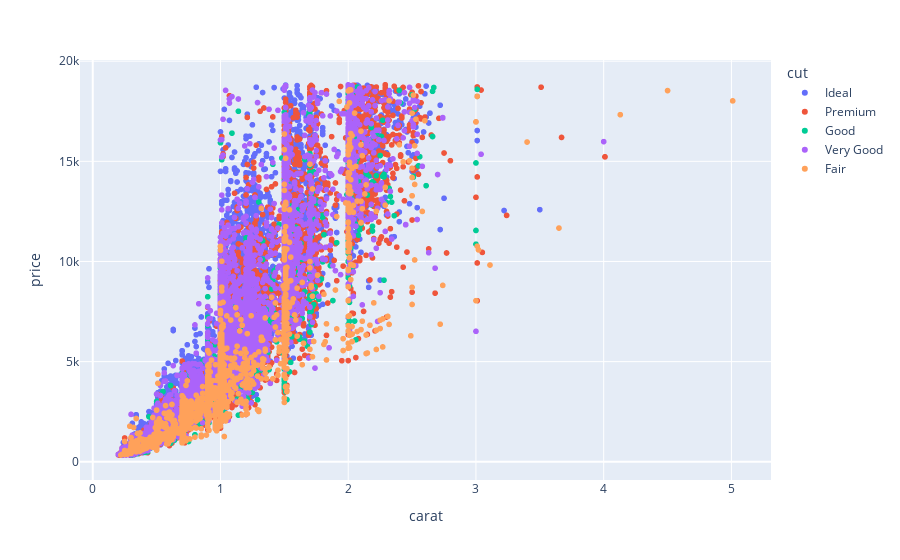

The cell this chart's notebook holds for it:
### Markdown cell above
### Vi börjar nu alanysera diamanter baserat på pris, karat och slipningkvalitet.

### Code cell
fig = px.scatter(df, x='carat', y='price', color='cut', hover_data=['color', 'clarity'])
fig.show()

### Figure 1 — Plotly figure (JSON) as saved in the notebook; plotly's stock layout.template omitted (floating-point values rounded to 4 significant figures; data arrays with more than 128 entries replaced by an {"elided": "..."} marker saying what was removed)
{"data": [{"customdata": {"elided": "21548x2 str values"}, "hovertemplate": "cut=Ideal<br>carat=%{x}<br>price=%{y}<br>color=%{customdata[0]}<br>clarity=%{customdata[1]}<extra></extra>", "legendgroup": "Ideal", "marker": {"color": "#636efa", "symbol": "circle"}, "mode": "markers", "name": "Ideal", "showlegend": true, "type": "scattergl", "x": {"elided": "21548 float values"}, "xaxis": "x", "y": {"elided": "21548 int values"}, "yaxis": "y"}, {"customdata": {"elided": "13780x2 str values"}, "hovertemplate": "cut=Premium<br>carat=%{x}<br>price=%{y}<br>color=%{customdata[0]}<br>clarity=%{customdata[1]}<extra></extra>", "legendgroup": "Premium", "marker": {"color": "#EF553B", "symbol": "circle"}, "mode": "markers", "name": "Premium", "showlegend": true, "type": "scattergl", "x": {"elided": "13780 float values"}, "xaxis": "x", "y": {"elided": "13780 int values"}, "yaxis": "y"}, {"customdata": {"elided": "4902x2 str values"}, "hovertemplate": "cut=Good<br>carat=%{x}<br>price=%{y}<br>color=%{customdata[0]}<br>clarity=%{customdata[1]}<extra></extra>", "legendgroup": "Good", "marker": {"color": "#00cc96", "symbol": "circle"}, "mode": "markers", "name": "Good", "showlegend": true, "type": "scattergl", "x": {"elided": "4902 float values"}, "xaxis": "x", "y": {"elided": "4902 int values"}, "yaxis": "y"}, {"customdata": {"elided": "12081x2 str values"}, "hovertemplate": "cut=Very Good<br>carat=%{x}<br>price=%{y}<br>color=%{customdata[0]}<br>clarity=%{customdata[1]}<extra></extra>", "legendgroup": "Very Good", "marker": {"color": "#ab63fa", "symbol": "circle"}, "mode": "markers", "name": "Very Good", "showlegend": true, "type": "scattergl", "x": {"elided": "12081 float values"}, "xaxis": "x", "y": {"elided": "12081 int values"}, "yaxis": "y"}, {"customdata": {"elided": "1609x2 str values"}, "hovertemplate": "cut=Fair<br>carat=%{x}<br>price=%{y}<br>color=%{customdata[0]}<br>clarity=%{customdata[1]}<extra></extra>", "legendgroup": "Fair", "marker": {"color": "#FFA15A", "symbol": "circle"}, "mode": "markers", "name": "Fair", "showlegend": true, "type": "scattergl", "x": {"elided": "1609 float values"}, "xaxis": "x", "y": {"elided": "1609 int values"}, "yaxis": "y"}], "layout": {"legend": {"title": {"text": "cut"}, "tracegroupgap": 0}, "margin": {"t": 60}, "xaxis": {"anchor": "y", "domain": [0, 1], "title": {"text": "carat"}}, "yaxis": {"anchor": "x", "domain": [0, 1], "title": {"text": "price"}}}}
